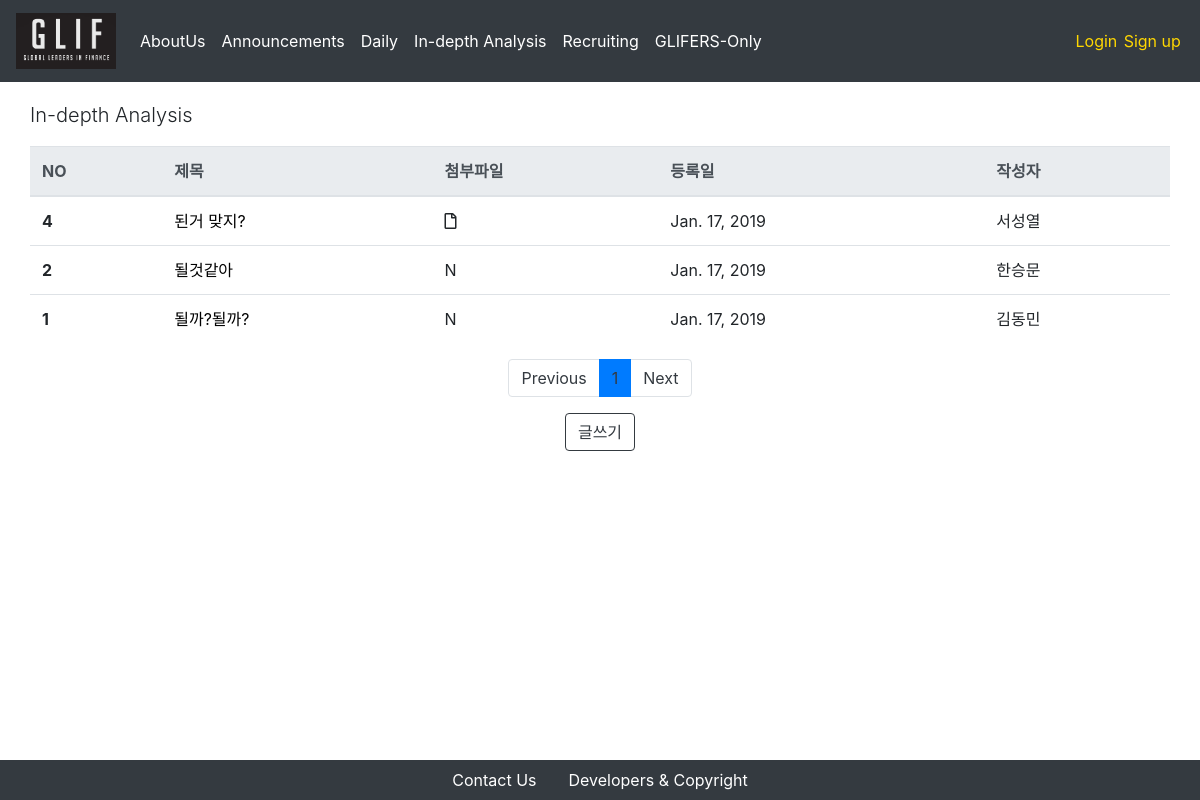
/indepthanalysis/, run on the app's committed database.
### indepthanalysis/models.py (models this page shows, shortened)
class Post(models.Model):
    title = models.CharField(max_length = 250)
    attached_file = models.FileField(upload_to = 'indepth_attached_files/%Y/%m/%d/', blank = True, null = True)
    written_date = models.DateField(auto_now = True)
    writer = models.ForeignKey(CustomUser, on_delete = models.CASCADE, related_name = "indepth_writer")
    content = models.TextField(max_length= 5000)

### users/models.py (models this page shows)
class CustomUser(AbstractUser):
    name_en = models.CharField(max_length = 250)
    name_kr = models.CharField(max_length = 250)
    birthdate = models.DateField(default = "2000-01-01")
    phonenumber = models.CharField(max_length = 250)
    self_intro = models.TextField(max_length = 1000)
    workplace = models.CharField(max_length = 250, default = '')
    profile_img = models.FileField(upload_to = 'profiles/%Y/%m/%d/')
    glif_OB = 'OB'
    glif_1st = '1기'
    glif_2nd = '2기'
    glif_3rd = '3기'
    glif_4th = '4기'
    nth_CHOICES = (
        (glif_OB, 'OB'),
        (glif_1st, '1기'),
        (glif_2nd, '2기'),
        (glif_3rd, '3기'),
        (glif_4th, '4기'),
    )
    year_in_school = models.CharField(
        max_length=2,
        choices=nth_CHOICES,
        default=glif_4th,
    )
    def __str__(self):
        return self.name_kr

### indepthanalysis/views.py (the view)
# urls.py: path('', PostListView.as_view(), name='announcement-index'),
class PostListView(ListView):
    model = Post
    template_name = 'indepth/index.html'
    context_object_name = "posts"
    paginate_by = 5
    block_size = 5 # 하단의 페이지 목록 수
    def get_queryset(self):
        order_by_recent_time = Post.objects.all().order_by("-pk")
        return order_by_recent_time
    def get_context_data(self, **kwargs):
        context = super(PostListView, self).get_context_data(**kwargs)
        block_size = 5 # 하단의 페이지 목록 수
        start_index = int((context['page_obj'].number - 1) / self.block_size) * self.block_size
        end_index = min(start_index + self.block_size, len(context['paginator'].page_range))
        context['page_range'] = context['paginator'].page_range[start_index:end_index]
        return context

### indepthanalysis/templates/indepth/index.html
{% extends 'setups/base.html' %}
{% block body %}
<div class = "container">
    <div class = "row">
        <p class = "lead">In-depth Analysis</p>
        <table class="table">
            <thead class="thead-light">
                <tr>
                    <th scope="col">NO</th>
                    <th scope="col">제목</th>
                    <th scope="col">첨부파일</th>
                    <th scope="col">등록일</th>
                    <th scope="col">작성자</th>
                </tr>
            </thead>
            <tbody>
                {% for post in posts %}
                    <tr>
                        <th scope="row">{{ post.id }}</th>
                        <td>
                            <a href="/indepthanalysis/{{post.pk}}" style = "color:black"> {{ post.title }} </a>
                        </td>
                        {% if post.attached_file != '' %}
                            <td><i class="far fa-file"></i></td>
                        {% else %}
                            <td>N</td>
                        {% endif %}
                        <td>{{ post.written_date }}</td>
                        <td>{{ post.writer }}</td>
                    </tr>
                {% endfor %}
            </tbody>
        </table>
    </div>
    <nav aria-label="Page navigation">
        <ul class="pagination justify-content-center">
            {% if page_obj.has_previous %}
            <li class = "page-item">
                <a class = "page-link" href="?page={{ page_obj.previous_page_number }}" aria-label="Previous">
                Previous
                </a>
            </li>
            {% else %}
            <li class="page-item"><a class="page-link" href="#" tabindex="-1" aria-disabled="true">Previous</a></li>
            {% endif %}
            {% for i in page_range %}
            {% if page_obj.number == i %}
                <li class = "active page-item"><a class="page-link" href="#">{{i}}</a></li>
            {% else %}
                <li class = "page-item"><a class = "page-link" href="?page={{ i }}">{{ i }}</a></li>
            {% endif %}
            {% endfor %}
            {% if page_obj.has_next %}
            <li class = "page-item">
                <a class = "page-link" href="?page={{ page_obj.next_page_number }}" aria-label="Next">
                    Next
                </a>
            </li>
            {% else %}
            <li class="page-item">
                <a class="page-link" href="#">Next</a>
            </li>
            {% endif %}
        </ul>
    </nav>
    <div class = "row align-items-center justify-content-center">
        <button type="button" class="btn btn-outline-dark" onclick="location.href = '/indepthanalysis/new'">글쓰기</button>
    </div>
</div>
{% endblock %}

### setups/static/setups/css/index.css (style rules this page uses)
.container { margin-top: 100px; margin-bottom: 100px; }
.btn { margin-left: 0.1em; margin-right: 0.1em; }
a.page-link { color: #343a40!important; }
.page-item.active { background-color: gold; }

### setups/static/setups/css/navbar.css (style rules this page uses)
a { color: white; }

### data on the page
Post: id "4", title "된거 맞지?", written_date "Jan. 17, 2019", writer "서성열"
Post: id "2", title "될것같아", attached_file "N", written_date "Jan. 17, 2019", writer "한승문"
Post: id "1", title "될까?될까?", attached_file "N", written_date "Jan. 17, 2019", writer "김동민"

### other printed values
{{ i }} "1"
